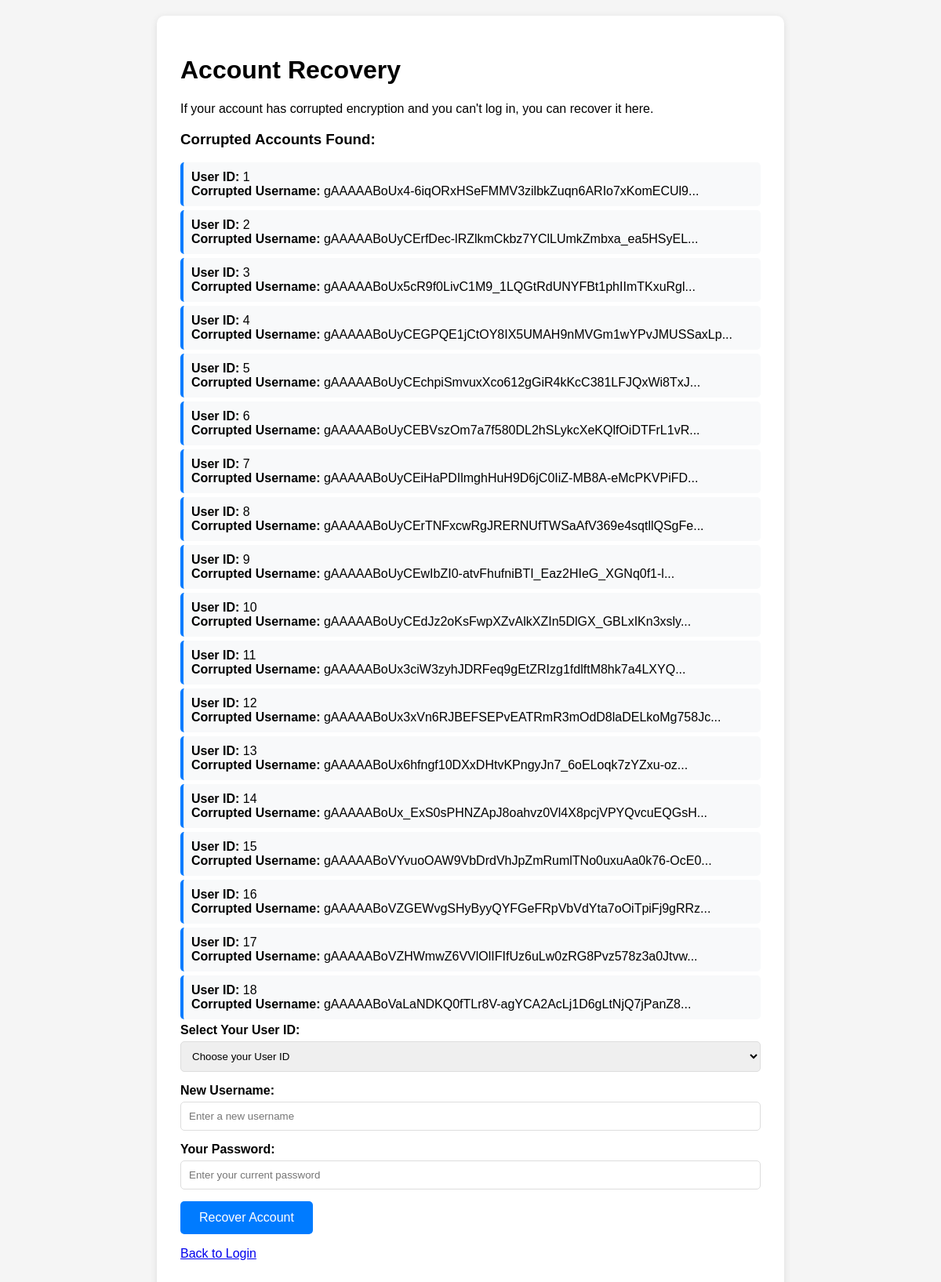
The page /recover on the database its author committed.
### app.py (models this page shows, shortened)
class User(UserMixin, db.Model):
    id = db.Column(db.Integer, primary_key=True)
    username = db.Column(db.String(150), unique=True, nullable=False)
    email = db.Column(db.String(150), unique=True, nullable=False)
    password = db.Column(db.String(150), nullable=False)
    email_verified = db.Column(db.Boolean, default=False)
    email_verification_token = db.Column(db.String(200), nullable=True)
    password_reset_token = db.Column(db.String(200), nullable=True)
    password_reset_expires = db.Column(db.DateTime, nullable=True)
    @staticmethod
    def get_corrupted_users():
        corrupted_users = []
        try:
            all_users = User.query.all()
            for user in all_users:
                try:
                    decrypt_data(user.username.encode())
                except:
                    corrupted_users.append(user)
            return corrupted_users
        except Exception as e:
            print(f"Error getting corrupted users: {e}")
            return []

### app.py (the view, shortened to what this page needs)
@app.route('/recover', methods=['GET', 'POST'])
def recover_account():
    corrupted_users = User.get_corrupted_users()
    return render_template('recover.html', corrupted_users=corrupted_users)

### app.py (called while the page is built)
def decrypt_data(encrypted_data):
    if encrypted_data is None:
        return None
    return fernet.decrypt(encrypted_data).decode()

### templates/recover.html (shortened to what this page needs)
<!DOCTYPE html>
<html lang="en">
<head>
</head>
<body>
    <div class="container">
        <h1>Account Recovery</h1>
        <p>If your account has corrupted encryption and you can't log in, you can recover it here.</p>
        {% if corrupted_users %}
            <h3>Corrupted Accounts Found:</h3>
            {% for user in corrupted_users %}
                <div class="user-info">
                    <strong>User ID:</strong> {{ user.id }}<br>
                    <strong>Corrupted Username:</strong> {{ user.username[:50] }}...
                </div>
            {% endfor %}
            <form method="POST">
                <div class="form-group">
                    <label for="user_id">Select Your User ID:</label>
                    <select name="user_id" id="user_id" required>
                        <option value="">Choose your User ID</option>
                    </select>
                </div>
                <div class="form-group">
                    <label for="new_username">New Username:</label>
                    <input type="text" name="new_username" id="new_username" required
                           placeholder="Enter a new username">
                </div>
                <div class="form-group">
                    <label for="password">Your Password:</label>
                    <input type="password" name="password" id="password" required
                           placeholder="Enter your current password">
                </div>
                <button type="submit">Recover Account</button>
            </form>
        {% else %}
            <div class="alert alert-success">
                <strong>Good news!</strong> No corrupted accounts found. All users can log in normally.
            </div>
        {% endif %}
        <p><a href="{{ url_for('login') }}">Back to Login</a></p>
    </div>
</body>
</html>

### templates/recover.html (style rules this page uses)
body { font-family: Arial, sans-serif; max-width: 800px; margin: 0 auto; padding: 20px; background-color: #f5f5f5; }
.container { background: white; padding: 30px; border-radius: 10px; box-shadow: 0 2px 10px rgba(0,0,0,0.1); }
.form-group { margin-bottom: 15px; }
label { display: block; margin-bottom: 5px; font-weight: bold; }
input, select { width: 100%; padding: 10px; border: 1px solid #ddd; border-radius: 5px; box-sizing: border-box; }
button { background-color: #007bff; color: white; padding: 12px 24px; border: none; border-radius: 5px; cursor: pointer; font-size: 16px; }
.user-info { background-color: #f8f9fa; padding: 10px; margin: 5px 0; border-radius: 5px; border-left: 4px solid #007bff; }

### rows shown on the page
User: id "1", username "gAAAAABoUx4-6iqORxHSeFMMV3zilbkZuqn6ARIo7xKomECUl9"
User: id "2", username "gAAAAABoUyCErfDec-lRZlkmCkbz7YClLUmkZmbxa_ea5HSyEL"
User: id "3", username "gAAAAABoUx5cR9f0LivC1M9_1LQGtRdUNYFBt1phIImTKxuRgl"
User: id "4", username "gAAAAABoUyCEGPQE1jCtOY8IX5UMAH9nMVGm1wYPvJMUSSaxLp"
User: id "5", username "gAAAAABoUyCEchpiSmvuxXco612gGiR4kKcC381LFJQxWi8TxJ"
User: id "6", username "gAAAAABoUyCEBVszOm7a7f580DL2hSLykcXeKQlfOiDTFrL1vR"
User: id "7", username "gAAAAABoUyCEiHaPDIlmghHuH9D6jC0IiZ-MB8A-eMcPKVPiFD"
User: id "8", username "gAAAAABoUyCErTNFxcwRgJRERNUfTWSaAfV369e4sqtllQSgFe"
User: id "9", username "gAAAAABoUyCEwIbZI0-atvFhufniBTI_Eaz2HIeG_XGNq0f1-l"
User: id "10", username "gAAAAABoUyCEdJz2oKsFwpXZvAlkXZIn5DlGX_GBLxIKn3xsly"
User: id "11", username "gAAAAABoUx3ciW3zyhJDRFeq9gEtZRIzg1fdlftM8hk7a4LXYQ"
User: id "12", username "gAAAAABoUx3xVn6RJBEFSEPvEATRmR3mOdD8laDELkoMg758Jc"
User: id "13", username "gAAAAABoUx6hfngf10DXxDHtvKPngyJn7_6oELoqk7zYZxu-oz"
User: id "14", username "gAAAAABoUx_ExS0sPHNZApJ8oahvz0Vl4X8pcjVPYQvcuEQGsH"
User: id "15", username "gAAAAABoVYvuoOAW9VbDrdVhJpZmRumlTNo0uxuAa0k76-OcE0"
User: id "16", username "gAAAAABoVZGEWvgSHyByyQYFGeFRpVbVdYta7oOiTpiFj9gRRz"
User: id "17", username "gAAAAABoVZHWmwZ6VVlOlIFIfUz6uLw0zRG8Pvz578z3a0Jtvw"
User: id "18", username "gAAAAABoVaLaNDKQ0fTLr8V-agYCA2AcLj1D6gLtNjQ7jPanZ8"
